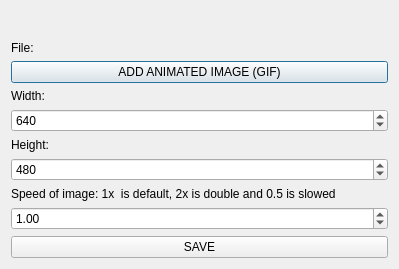
<?xml version="1.0" encoding="UTF-8"?>
<ui version="4.0">
 <class>add_animatedimage_dialog</class>
 <widget class="QDialog" name="add_animatedimage_dialog">
  <property name="geometry">
   <rect>
    <x>0</x>
    <y>0</y>
    <width>399</width>
    <height>269</height>
   </rect>
  </property>
  <property name="windowTitle">
   <string>Add Animated Image </string>
  </property>
  <layout class="QVBoxLayout" name="verticalLayout">
   <item>
    <spacer name="verticalSpacer">
     <property name="orientation">
      <enum>Qt::Orientation::Vertical</enum>
     </property>
     <property name="sizeHint" stdset="0">
      <size>
       <width>20</width>
       <height>40</height>
      </size>
     </property>
    </spacer>
   </item>
   <item>
    <widget class="QLabel" name="label">
     <property name="text">
      <string>File:</string>
     </property>
    </widget>
   </item>
   <item>
    <widget class="QPushButton" name="pushButton">
     <property name="text">
      <string>ADD ANIMATED IMAGE (GIF)</string>
     </property>
    </widget>
   </item>
   <item>
    <widget class="QLabel" name="label_3">
     <property name="text">
      <string>Width:</string>
     </property>
    </widget>
   </item>
   <item>
    <widget class="QSpinBox" name="spinBox_width">
     <property name="maximum">
      <number>999999</number>
     </property>
     <property name="value">
      <number>640</number>
     </property>
    </widget>
   </item>
   <item>
    <widget class="QLabel" name="label_4">
     <property name="text">
      <string>Height:</string>
     </property>
    </widget>
   </item>
   <item>
    <widget class="QSpinBox" name="spinBox_height">
     <property name="maximum">
      <number>9999999</number>
     </property>
     <property name="value">
      <number>480</number>
     </property>
    </widget>
   </item>
   <item>
    <widget class="QLabel" name="label_2">
     <property name="text">
      <string>Speed of image: 1x  is default, 2x is double and 0.5 is slowed</string>
     </property>
    </widget>
   </item>
   <item>
    <widget class="QDoubleSpinBox" name="doubleSpinBox">
     <property name="suffix">
      <string/>
     </property>
     <property name="minimum">
      <double>0.500000000000000</double>
     </property>
     <property name="maximum">
      <double>2.000000000000000</double>
     </property>
     <property name="singleStep">
      <double>0.500000000000000</double>
     </property>
     <property name="value">
      <double>1.000000000000000</double>
     </property>
    </widget>
   </item>
   <item>
    <widget class="QPushButton" name="pushButton_2">
     <property name="text">
      <string>SAVE</string>
     </property>
    </widget>
   </item>
  </layout>
 </widget>
 <resources/>
 <connections/>
</ui>
